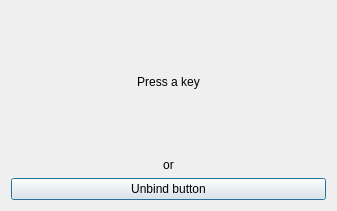
<?xml version="1.0" encoding="UTF-8"?>
<ui version="4.0">
 <class>win::DialogGetKeyCode</class>
 <widget class="QDialog" name="win::DialogGetKeyCode">
  <property name="geometry">
   <rect>
    <x>0</x>
    <y>0</y>
    <width>337</width>
    <height>211</height>
   </rect>
  </property>
  <property name="windowTitle">
   <string>Dialog</string>
  </property>
  <layout class="QVBoxLayout" name="verticalLayout_2">
   <item>
    <widget class="QLabel" name="label">
     <property name="sizePolicy">
      <sizepolicy hsizetype="Preferred" vsizetype="Minimum">
       <horstretch>0</horstretch>
       <verstretch>0</verstretch>
      </sizepolicy>
     </property>
     <property name="text">
      <string>Press a key</string>
     </property>
     <property name="alignment">
      <set>Qt::AlignCenter</set>
     </property>
    </widget>
   </item>
   <item>
    <layout class="QVBoxLayout" name="verticalLayout">
     <item>
      <widget class="QLabel" name="label_2">
       <property name="sizePolicy">
        <sizepolicy hsizetype="Preferred" vsizetype="Maximum">
         <horstretch>0</horstretch>
         <verstretch>0</verstretch>
        </sizepolicy>
       </property>
       <property name="text">
        <string>or</string>
       </property>
       <property name="alignment">
        <set>Qt::AlignCenter</set>
       </property>
      </widget>
     </item>
     <item>
      <widget class="QPushButton" name="pb_unbind">
       <property name="focusPolicy">
        <enum>Qt::ClickFocus</enum>
       </property>
       <property name="text">
        <string>Unbind button</string>
       </property>
      </widget>
     </item>
    </layout>
   </item>
  </layout>
 </widget>
 <resources/>
 <connections/>
</ui>
